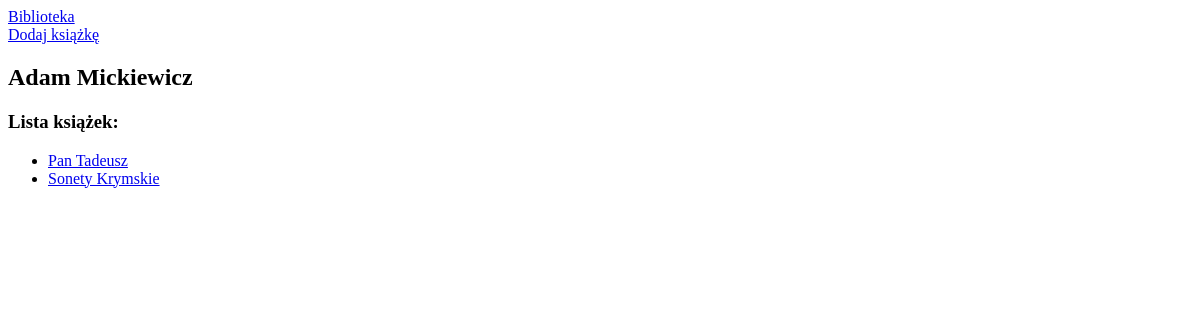
/authors/1, run on an earlier commit of the app's database.
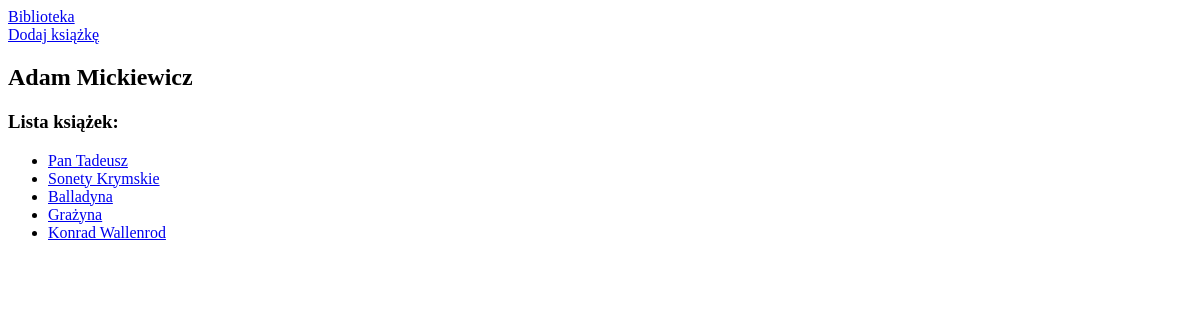
And on a later commit of the database.
### library/models.py (models this page shows, shortened)
class Author(models.Model):
    name = models.CharField(max_length=200)

class Book(models.Model):
    title = models.CharField(max_length=200)
    description = models.TextField()
    author = models.ForeignKey(Author, on_delete=models.CASCADE)

### library/views.py (the view)
# urls.py: path('authors/<int:author_id>', library.views.author, name="author"),
def author(request, author_id):
    author = get_object_or_404(Author, id=author_id)
    books = author.book_set.all()
    context = {
        'author': author,
        'books': books,
    }
    return render(request, 'library/author.html', context)

### library/templates/library/author.html (shortened to what this page needs)
{% extends 'library/base.html' %}
{% block content %}
<h2>{{author.name}}</h2>
<h3>Lista książek:</h3>
    <ul>
    {% for book in books %}
    <li><a href="{% url 'book' book.id %}">{{ book.title }}</a></li>
    {% endfor %}
    </ul>
{% endblock %}

### library/templates/library/base.html (shortened to what this page needs)
<!DOCTYPE html>
<html lang="en">
<head>
</head>
<body>
<header><a href="{% url 'home' %}">Biblioteka</a></header>
<a href="{% url 'add_book_modelform' %}">Dodaj książkę</a>
{% block content %}
{% endblock %}
</body>
</html>

What changed in the data, as far as the page shows it:
added Book: title "Balladyna"
added Book: title "Grażyna"
added Book: title "Konrad Wallenrod"
